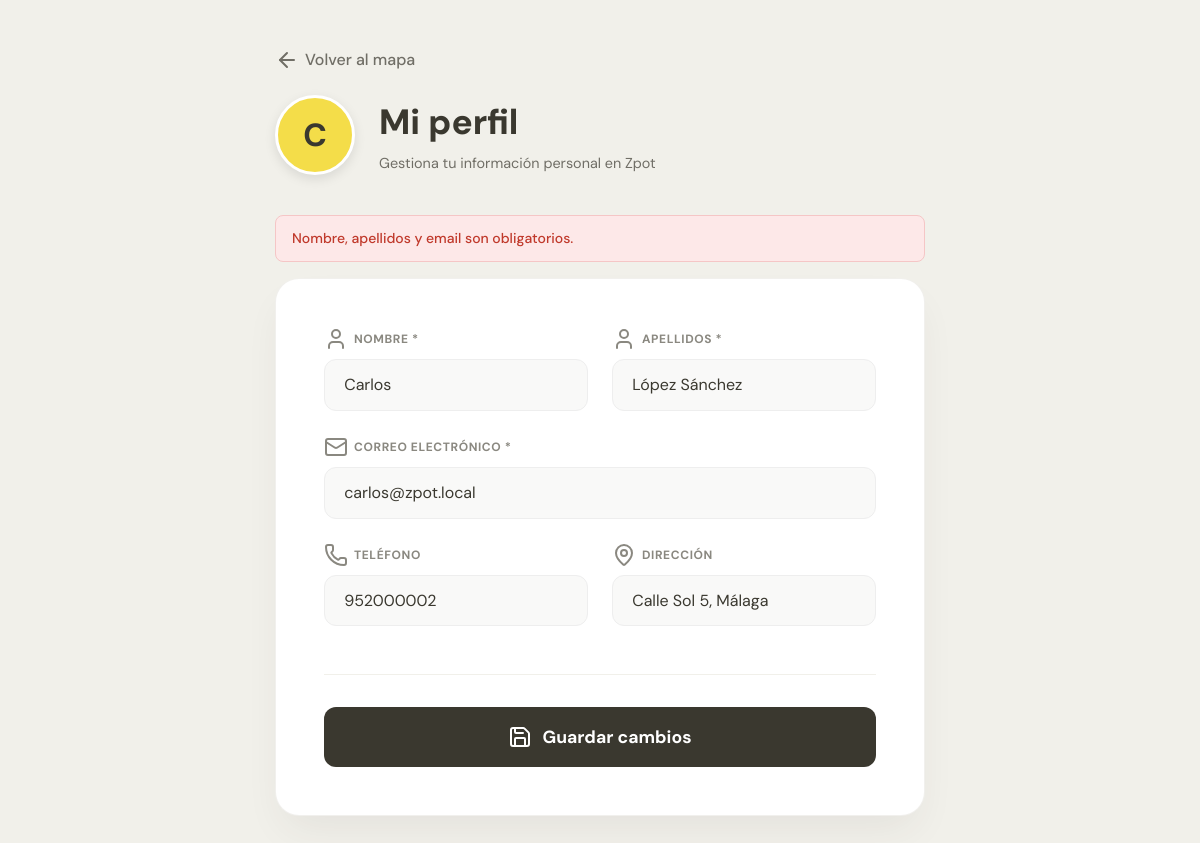
The page /backend/profile/mi_perfil.php?error=1 (signed in) on the database its author committed.
### tables this page shows
CREATE TABLE USUARIO (
    DNI                   VARCHAR(20)  PRIMARY KEY,
    Nombre                VARCHAR(100) NOT NULL,
    Apellidos             VARCHAR(150) NOT NULL,
    Direccion             VARCHAR(200),
    Foto                  VARCHAR(255),
    Telefono              VARCHAR(20),
    Email                 VARCHAR(100) UNIQUE,
    Contrasena_encriptada VARCHAR(255) NOT NULL,
    Token_pago            VARCHAR(255),
    token                 VARCHAR(64),
    confirmado            TINYINT(1)   NOT NULL DEFAULT 0
);

### backend/profile/mi_perfil.php (the view, shortened to what this page needs)
<?php
require_once __DIR__ . "/../sesion/conexion.php";
$dni = $_SESSION['dni'];
$sql = "SELECT * FROM USUARIO WHERE DNI = ?";
$stmt = $_conexion->prepare($sql);
$stmt->bind_param("s", $dni);
$stmt->execute();
$result = $stmt->get_result();
$user = $result->fetch_assoc();
?>
<!DOCTYPE html>
<html lang="es">
<head>
    <link rel="stylesheet" href="../app.css">
    <link rel="stylesheet" href="../styles/miperfil.css">
</head>
<body class="profile-page">
    <div class="layout">
        <div class="layout-container">
            <header class="profile-header">
                <a href="../index.php" class="back-link"><i data-lucide="arrow-left"></i> Volver al mapa</a>
                <div class="header-content">
                    <div class="profile-avatar">
                        <?php
                            $inicial = substr($user['Nombre'] ?? 'U', 0, 1);
                            echo htmlspecialchars(strtoupper($inicial));
                        ?>
                    </div>
                    <div class="header-text">
                        <h1 class="headline">Mi perfil</h1>
                        <p class="support">Gestiona tu información personal en Zpot</p>
                    </div>
                </div>
            </header>
            <?php if (isset($_GET['updated'])): ?>
                <div class="success-flash">Cambios guardados correctamente.</div>
            <?php elseif (isset($_GET['error'])): ?>
                <div class="error-flash">Nombre, apellidos y email son obligatorios.</div>
            <?php endif; ?>
            <main class="card profile-card">
                <form action="actualizar_perfil_api.php" method="POST" class="profile-form" novalidate id="profileForm">
                    <div class="form-grid">
                        <div class="form-group">
                            <label><i data-lucide="user"></i> Nombre *</label>
                            <input type="text" name="nombre" value="<?= htmlspecialchars($user['Nombre'] ?? '') ?>" placeholder="Tu nombre" required>
                        </div>
                        <div class="form-group">
                            <label><i data-lucide="user"></i> Apellidos *</label>
                            <input type="text" name="apellidos" value="<?= htmlspecialchars($user['Apellidos'] ?? '') ?>" placeholder="Tus apellidos" required>
                        </div>
                        <div class="form-group full-width">
                            <label><i data-lucide="mail"></i> Correo electrónico *</label>
                            <input type="email" name="email" value="<?= htmlspecialchars($user['Email'] ?? '') ?>" placeholder="tu@email.com" required>
                        </div>
                        <div class="form-group">
                            <label><i data-lucide="phone"></i> Teléfono</label>
                            <input type="text" name="telefono" value="<?= htmlspecialchars($user['Telefono'] ?? '') ?>" placeholder="Número de contacto">
                        </div>
                        <div class="form-group">
                            <label><i data-lucide="map-pin"></i> Dirección</label>
                            <input type="text" name="direccion" value="<?= htmlspecialchars($user['Direccion'] ?? '') ?>" placeholder="Tu dirección">
                        </div>
                    </div>
                    <div class="form-actions">
                        <button type="submit" class="btn-save">
                            <i data-lucide="save"></i> Guardar cambios
                        </button>
                    </div>
                </form>
            </main>
        </div>
    </div>
</body>
</html>

### backend/app.css (style rules this page uses)
:root { --brand-yellow: #f4dd49; --brand-dark: #3a382f; --brand-grey: #cfccc4; --brand-bg: #f1f0ea; --bg: #ffffff; --text: var(--brand-dark); --text-muted: #888580; --border: #e8e5df; --accent: var(--brand-yellow); --accent-focus: rgba(244, 221, 73, 0.25); --radius: 12px; --navbar-h: 72px; --shadow-sm: 0 1px 3px rgba(58,56,47,0.08), 0 4px 12px rgba(58,56,47,0.05); --shadow-md: 0 8px 24px -4px rgba(58,56,47,0.12), 0 2px 8px rgba(58,56,47,0.06); --shadow-lg: 0 16px 48px -8px rgba(58,56,47,0.16); --safe-top: env(safe-area-inset-top, 0); --safe-bottom: env(safe-area-inset-bottom, 0); --safe-left: env(safe-area-inset-left, 0); --safe-right: env(safe-area-inset-right, 0); }
* { box-sizing: border-box; }
html { -webkit-text-size-adjust: 100%; }
body { margin: 0; padding: 0; min-height: 100vh; font-family: 'DM Sans', -apple-system, BlinkMacSystemFont, sans-serif; font-size: 16px; line-height: 1.5; color: var(--text); background: var(--bg); -webkit-font-smoothing: antialiased; padding-left: var(--safe-left); padding-right: var(--safe-right); }
@media (min-width: 431px) { body { background: var(--brand-bg); } }

### backend/styles/miperfil.css (style rules this page uses)
:root { --brand-yellow: #f4dd49; --brand-dark: #3a382f; --brand-grey: #cfccc4; --brand-bg: #f1f0ea; --text-muted: #706e66; --radius: 12px; }
body.profile-page { margin: 0; padding: 0; min-height: 100vh; font-family: 'DM Sans', sans-serif; background-color: var(--brand-bg); }
.layout { width: 100%; display: flex; justify-content: center; padding: 3rem 1rem; }
.layout-container { width: 100%; max-width: 650px; }
.profile-header { margin-bottom: 2.5rem; }
.header-content { display: flex; align-items: center; gap: 1.5rem; margin-top: 1rem; }
.profile-avatar { width: 80px; height: 80px; background-color: var(--brand-yellow); color: var(--brand-dark); border-radius: 50%; display: flex; align-items: center; justify-content: center; font-size: 2rem; font-weight: 700; box-shadow: 0 4px 12px rgba(0,0,0,0.1); border: 3px solid #fff; flex-shrink: 0; }
.back-link { display: inline-flex; align-items: center; gap: 6px; color: var(--text-muted); text-decoration: none; font-weight: 500; transition: 0.2s; }
.headline { font-size: 2.2rem; font-weight: 800; color: var(--brand-dark); margin: 0; }
.support { color: var(--text-muted); font-size: 0.9rem; margin: 0.25rem 0 0 0; }
.card { background: #ffffff; border-radius: 24px; padding: 3rem; box-shadow: 0 20px 40px -10px rgba(58, 56, 47, 0.08); border: 1px solid rgba(207, 204, 196, 0.3); }
.form-grid { display: grid; grid-template-columns: 1fr 1fr; gap: 1.5rem; }
.full-width { grid-column: span 2; }
.form-group label { display: flex; align-items: center; gap: 6px; font-size: 0.75rem; font-weight: 700; text-transform: uppercase; color: #8a8880; margin-bottom: 8px; letter-spacing: 0.05em; }
.form-group input { width: 100%; padding: 0.9rem 1.2rem; font-family: inherit; font-size: 1rem; border: 1.5px solid #eee; border-radius: var(--radius); background-color: #f9f9f8; color: var(--brand-dark); transition: all 0.2s; }
.form-actions { margin-top: 3rem; padding-top: 2rem; border-top: 1px solid #f1f0ea; }
.btn-save { width: 100%; background-color: var(--brand-dark); color: #ffffff; border: none; padding: 1.1rem; font-family: inherit; font-size: 1.1rem; font-weight: 700; border-radius: var(--radius); cursor: pointer; display: flex; align-items: center; justify-content: center; gap: 10px; transition: 0.2s; }
.success-flash, .error-flash { padding: 0.75rem 1rem; border-radius: 8px; font-size: 0.875rem; font-weight: 500; margin-bottom: 1rem; }
.error-flash { background: #fde8e8; color: #c0392b; border: 1px solid #f5c6c6; }

### rows shown on the page
usuario: Nombre "C", nombre "Carlos", apellidos "López Sánchez", email "carlos@zpot.local", telefono "952000002", direccion "Calle Sol 5, Málaga"
